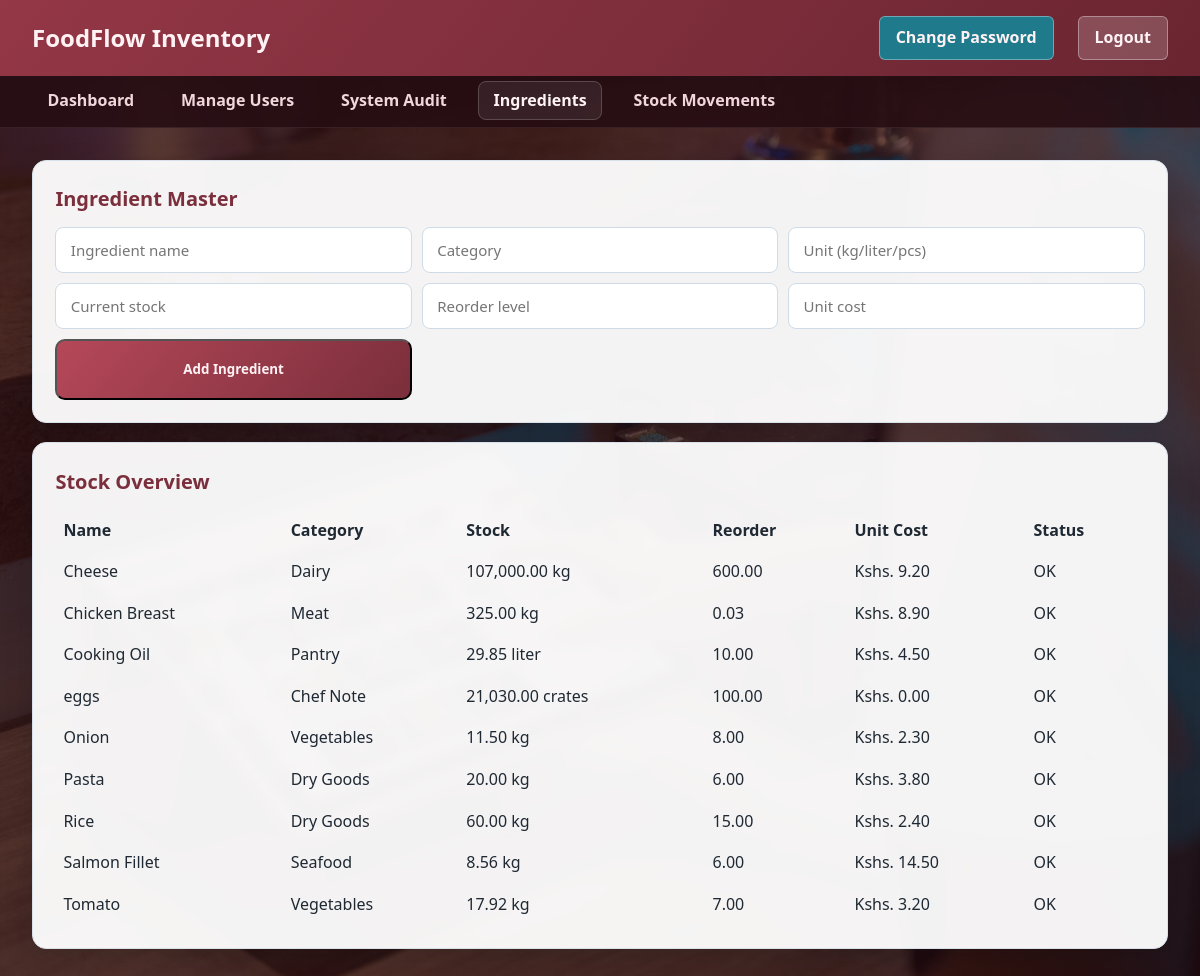
Before: /roles/ingredients.php (signed in) with the older database file.
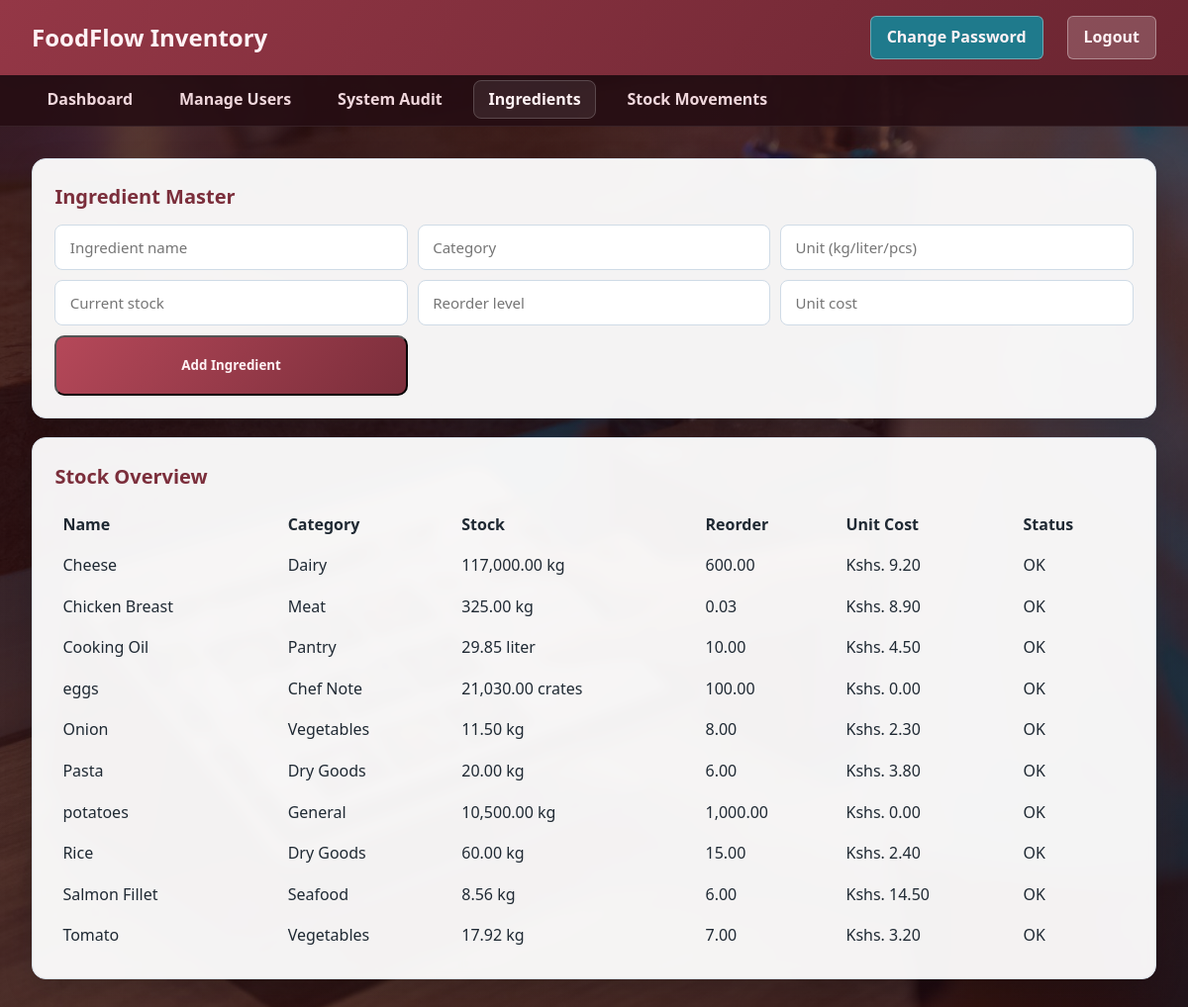
After: the same page with the newer database file.
### tables this page shows
CREATE TABLE `ingredients` (
  `id` int NOT NULL AUTO_INCREMENT,
  `name` varchar(120) NOT NULL,
  `category` varchar(80) DEFAULT NULL,
  `unit` varchar(20) NOT NULL,
  `current_stock` decimal(10,2) NOT NULL DEFAULT '0.00',
  `reorder_level` decimal(10,2) NOT NULL DEFAULT '0.00',
  `unit_cost` decimal(10,2) NOT NULL DEFAULT '0.00',
  `is_active` tinyint(1) DEFAULT '1',
  `created_at` timestamp NULL DEFAULT CURRENT_TIMESTAMP,
  `updated_at` timestamp NULL DEFAULT CURRENT_TIMESTAMP ON UPDATE CURRENT_TIMESTAMP,
  PRIMARY KEY (`id`)
);

### roles/ingredients.php (the view, shortened to what this page needs)
<?php
$role = (string)($_SESSION['role'] ?? '');
$canManage = in_array($role, ['admin', 'manager'], true);
$conn = new mysqli('localhost', 'root', '1234', 'food_inventory');
$ingredients = $conn->query('SELECT * FROM ingredients ORDER BY name');
$isAdmin = $role === 'admin';
$isChef = $role === 'chef';
?>
<!DOCTYPE html>
<html lang="en"><head><meta charset="UTF-8"><meta name="viewport" content="width=device-width, initial-scale=1.0"><title>Ingredients - FoodFlow</title><link rel="stylesheet" href="roles_styles.css"></head>
<body class="dashboard-photo <?php echo $isAdmin ? 'dashboard-admin' : ($isChef ? 'dashboard-chef' : 'dashboard-manager'); ?>">
<nav class="navbar"><div class="navbar-brand">FoodFlow Inventory</div><div class="navbar-user"><a href="../auth/change_password.php" class="logout-btn" style="margin-right:8px;background:#1f7a8c;">Change Password</a><a href="../auth/logout.php" class="logout-btn">Logout</a></div></nav>
<nav class="admin-nav"><ul class="admin-nav-links"><?php if ($isAdmin): ?><li><a href="../admin/admin_dashboard.php">Dashboard</a></li><li><a href="../admin/manage_users.php">Manage Users</a></li><li><a href="../admin/system_audit.php">System Audit</a></li><?php elseif ($isChef): ?><li><a href="chef_dashboard.php">Dashboard</a></li><li><a href="chef_inventory.php">Inventory Console</a></li><li><a href="open_menu.php">Open Food Menu</a></li><?php else: ?><li><a href="manager_dashboard.php">Dashboard</a></li><li><a href="manager_controls.php">Thresholds &amp; Approvals</a></li><li><a href="manager_reports.php">Reports</a></li><?php endif; ?><li><a href="ingredients.php" class="active">Ingredients</a></li><?php if (!$isChef): ?><li><a href="stock_movements.php">Stock Movements</a></li><?php endif; ?></ul></nav>
<div class="container">
    <?php if ($canManage): ?>
    <div class="card">
        <h3> Ingredient Master</h3>
        <form method="POST" style="display:grid;grid-template-columns:repeat(3,minmax(160px,1fr));gap:10px;">
            <input type="text" name="name" placeholder="Ingredient name" required>
            <input type="text" name="category" placeholder="Category">
            <input type="text" name="unit" placeholder="Unit (kg/liter/pcs)" required>
            <input type="number" step="0.01" name="current_stock" placeholder="Current stock" required>
            <input type="number" step="0.01" name="reorder_level" placeholder="Reorder level" required>
            <input type="number" step="0.01" name="unit_cost" placeholder="Unit cost" required>
            <button type="submit" class="action-btn">Add Ingredient</button>
        </form>
    </div>
    <?php endif; ?>
    <div class="card" style="margin-top:16px;">
        <h3> Stock Overview</h3>
        <div style="overflow-x:auto;">
            <table style="width:100%;border-collapse:collapse;">
                <thead><tr><th style="text-align:left;padding:8px;">Name</th><th style="text-align:left;padding:8px;">Category</th><th style="text-align:left;padding:8px;">Stock</th><th style="text-align:left;padding:8px;">Reorder</th><th style="text-align:left;padding:8px;">Unit Cost</th><th style="text-align:left;padding:8px;">Status</th></tr></thead>
                <tbody>
                <?php while($i = $ingredients->fetch_assoc()): $low = ((float)$i['current_stock'] <= (float)$i['reorder_level']); ?>
                    <tr>
                        <td style="padding:8px;"><?php echo htmlspecialchars($i['name']); ?></td>
                        <td style="padding:8px;"><?php echo htmlspecialchars((string)$i['category']); ?></td>
                        <td style="padding:8px;"><?php echo number_format((float)$i['current_stock'],2) . ' ' . htmlspecialchars($i['unit']); ?></td>
                        <td style="padding:8px;"><?php echo number_format((float)$i['reorder_level'],2); ?></td>
                        <td style="padding:8px;">Kshs. <?php echo number_format((float)$i['unit_cost'],2); ?></td>
                        <td style="padding:8px;"><?php echo $low ? 'Low Stock' : 'OK'; ?></td>
                    </tr>
                <?php endwhile; ?>
                </tbody>
            </table>
        </div>
    </div>
</div>
</body></html>

Changed rows visible on the page:
changed ingredients "Cheese": current_stock "107,000.00" → "117,000.00"
added ingredients: name "potatoes", category "General", current_stock "10,500.00", unit "kg", reorder_level "1,000.00", unit_cost "0.00", shows "OK"
